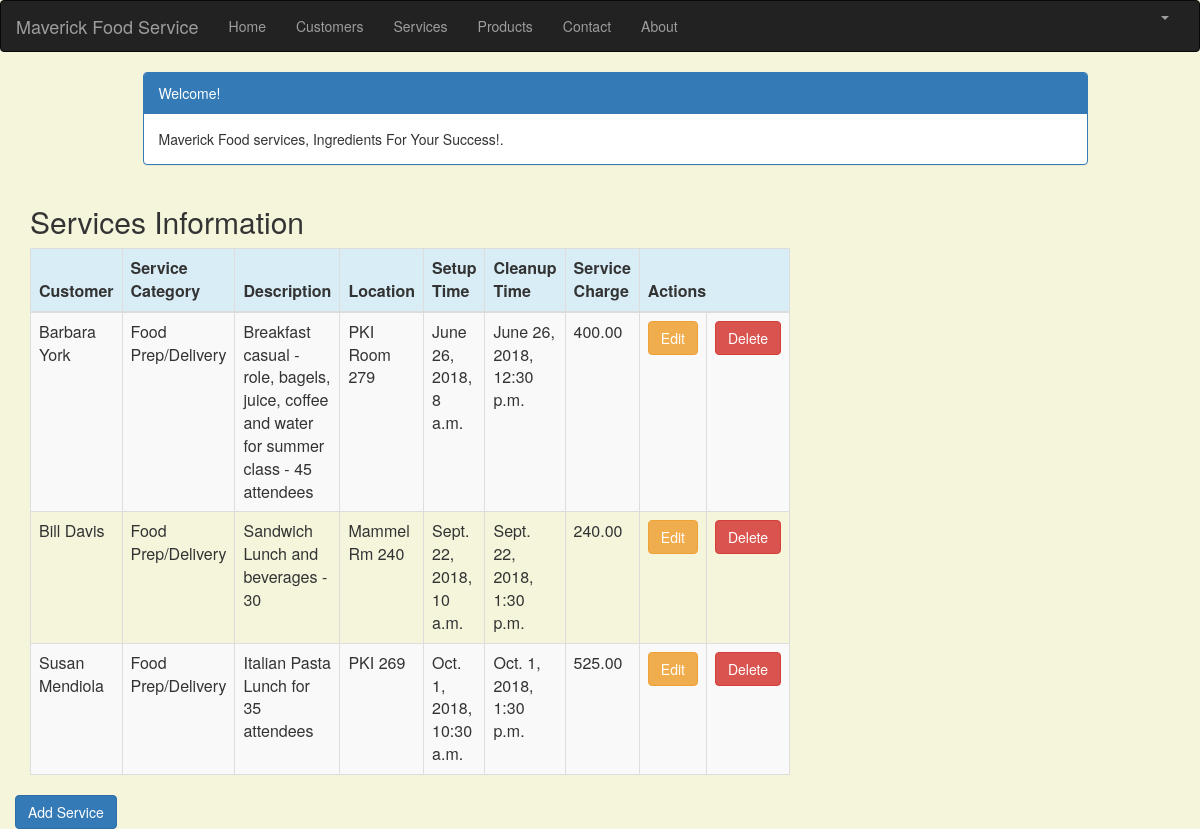
Screenshot of /service_list (signed in) with the database file from the repository.
### crm/models.py (models this page shows, shortened)
class Service(models.Model):
    cust_name = models.ForeignKey(Customer, on_delete=models.CASCADE, related_name='services')
    service_category = models.CharField(max_length=100)
    description = models.TextField()
    location = models.CharField(max_length=200)
    setup_time = models.DateTimeField(
        default=timezone.now)
    cleanup_time = models.DateTimeField(
        default=timezone.now)
    service_charge = models.DecimalField(max_digits=10, decimal_places=2)
    created_date = models.DateTimeField(
        default=timezone.now)
    updated_date = models.DateTimeField(auto_now_add=True)

class Customer(models.Model):
    cust_name = models.CharField(max_length=50)
    organization = models.CharField(max_length=100, blank=True)
    role = models.CharField(max_length=100)
    email = models.EmailField(max_length=100)
    bldgroom = models.CharField(max_length=100)
    address = models.CharField(max_length=200)
    account_number = models.IntegerField(blank=False, null=False)
    city = models.CharField(max_length=50)
    state = models.CharField(max_length=50)
    zipcode = models.CharField(max_length=10)
    phone_number = models.CharField(max_length=50)
    created_date = models.DateTimeField(
        default=timezone.now)
    updated_date = models.DateTimeField(auto_now_add=True)
    def __str__(self):
        return str(self.cust_name)

### crm/views.py (the view)
# urls.py: path('service_list', views.service_list, name='service_list'),
@login_required
def service_list(request):
    services = Service.objects.filter(created_date__lte=timezone.now())
    return render(request, 'crm/service_list.html', {'services': services})

### crm/templates/crm/service_list.html (shortened to what this page needs)
{% extends 'crm/base.html' %}
{% block content %}
    <html>
    <head>
        <link rel="stylesheet" href="https://maxcdn.bootstrapcdn.com/bootstrap/3.3.4/css/bootstrap.min.css">
    </head>
    <body>
    <div class="container">
        <div class="row">
            <div class="col-md-10 col-md-offset-1">
                <div class="panel panel-primary">
                    <div class="panel-heading">Welcome!</div>
                    <div class="panel-body">
                        Maverick Food services, Ingredients For Your Success!.
                    </div>
                </div>
            </div>
        </div>
    </div>
    <div class="row">
        <h2 style="padding-left: 15Px">Services Information</h2>
    </div>
    <div>
        <table class="table table-striped table-bordered table-hover">
            <thead>
            <tr class="bg-info">
                <th>Customer</th>
                <th>Service Category</th>
                <th>Description</th>
                <th>Location</th>
                <th>Setup Time</th>
                <th>Cleanup Time</th>
                <th>Service Charge</th>
                <th colspan="3">Actions</th>
            </tr>
            </thead>
            <tbody>
            {% for service in services %}
                <tr>
                    <td>{{ service.cust_name }}</td>
                    <td>{{ service.service_category }}</td>
                     <td>{{ service.description }}</td>
                    <td>{{ service.location }}</td>
                    <td>{{ service.setup_time }}</td>
                    <td>{{ service.cleanup_time }}</td>
                    <td>{{ service.service_charge }}</td>
                    <td><a href="{% url 'crm:service_edit' pk=service.pk %}"
                           class="btn btn-warning">Edit</a></td>
                    <td><a href="{% url 'crm:service_delete' pk=service.pk %}"
                           onclick="return confirm('Are you sure you want to delete?')"
                           class="btn btn-danger">Delete</a>
                    </td>
                </tr>
            {% endfor %}
            </tbody>
        </table>
     <div class="row">
            <a href="{% url 'crm:service_new' %}" class="row"><span
                    class="btn btn-primary">Add Service</span></a>
        </div>
    </div>
    </body>
    </html>
{% endblock %}

### crm/templates/crm/base.html (shortened to what this page needs)
{% load staticfiles %}
<html lang="en">
<head>
    <link rel="stylesheet" href="https://maxcdn.bootstrapcdn.com/bootstrap/3.3.7/css/bootstrap.min.css">
</head>
<body id="app-layout">
<nav class="navbar navbar-inverse">
    <div class="container-fluid">
        <div class="navbar-header">
            <a class="navbar-brand" href="/">Maverick Food Service</a>
        </div>
        <div class="collapse navbar-collapse" id="myNavbar">
            <ul class="nav navbar-nav">
                <li><a href="{% url 'crm:home' %}">Home</a></li>
                <li><a href="{% url 'crm:customer_list' %}">Customers</a></li>
                <li><a href="{% url 'crm:service_list' %}">Services</a></li>
                <li><a href="{% url 'crm:product_list' %}">Products</a></li>
                <li><a href="{% url 'crm:contact_us' %}">Contact</a></li>
                <li><a href="{% url 'crm:about' %}">About</a></li>
            </ul>
            <ul class="nav navbar-nav navbar-right">
                {% if user.is_authenticated %}
                    <li class="dropdown">
                        <a href="#" class="dropdown-toggle" data-toggle="dropdown" role="button" aria-expanded="false">
                            <span class="caret"></span></a>
                    </li>
                {% else %}
                    <li><a href="{% url 'login' %}"><span class="glyphicon glyphicon-log-in"></span> Login</a></li>
                {% endif %}
            </ul>
        </div>
    </div>
</nav>
<div class="content container">
    <div class="row">
        <div class="col-md-8">
            {% block content %}{% endblock %}
        </div>
    </div>
</body>
</html>

### crm/templates/crm/base.html (style rules this page uses)
.navbar { margin-bottom: 0; border-radius: 0; }

### crm/templates/crm/service_list.html (style rules this page uses)
body { background-color: beige; }

### rows the page displays
Service: cust_name "Barbara York", service_category "Food Prep/Delivery", description "Breakfast casual - role, bagels, juice, coffee and water for summer class - 45 attendees", location "PKI Room 279", setup_time "June 26, 2018, 8 a.m.", cleanup_time "June 26, 2018, 12:30 p.m.", service_charge "400.00"
Service: cust_name "Bill Davis", service_category "Food Prep/Delivery", description "Sandwich Lunch and beverages - 30", location "Mammel Rm 240", setup_time "Sept. 22, 2018, 10 a.m.", cleanup_time "Sept. 22, 2018, 1:30 p.m.", service_charge "240.00"
Service: cust_name "Susan Mendiola", service_category "Food Prep/Delivery", description "Italian Pasta Lunch for 35 attendees", location "PKI 269", setup_time "Oct. 1, 2018, 10:30 a.m.", cleanup_time "Oct. 1, 2018, 1:30 p.m.", service_charge "525.00"
